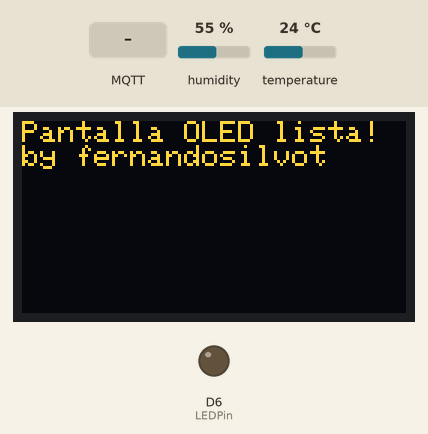
The sketch below on a simulated ESP8266 (NodeMCU). Shown: 128×64 one-colour display, output pins drawn as LEDs (lit = HIGH). Inputs (shaded band) come from the test bench; at power-on: temperature 24 °C, humidity 55 %. The OLED is the two-colour kind (top 16 rows yellow); WiFi joins after 1.5 s; servers stay silent unless stated; the local clock reads 2024-03-15 10:24:30 at power-on unless the sketch sets it; no MQTT or app messages arrive unless stated; what the sketch prints to the serial monitor is not drawn.

Above: at 8.4 s.
8.5 s: MQTT message "1" arrives on the first subscribed topic
At 9.2 s:
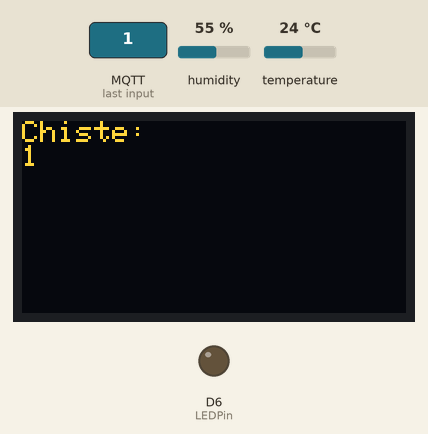
20.0 s: MQTT message "on" arrives on the first subscribed topic
At 20.4 s:
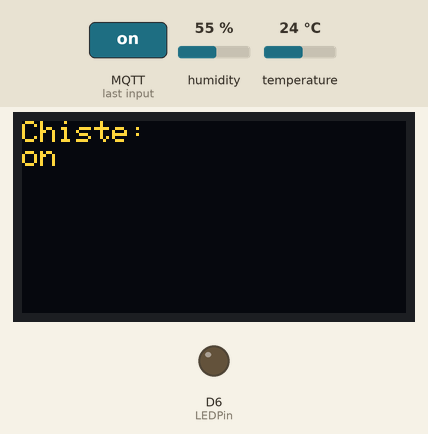
31.5 s: MQTT message "off" arrives on the first subscribed topic
At 32.7 s:
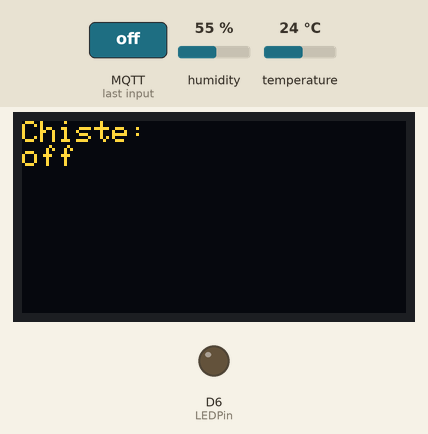
43.0 s: MQTT message "0" arrives on the second subscribed topic
At 43.9 s:
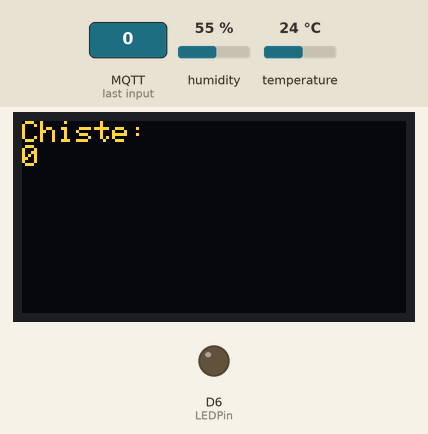
54.5 s: temperature set to 29.4 °C
61.2 s: temperature set to 30.6 °C
At 80.8 s:
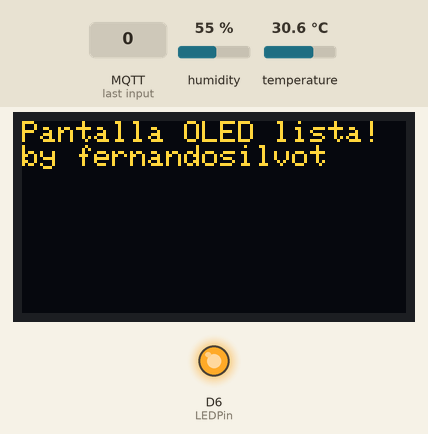
Timing chart, 0 to 81.5 s (numbered marks = the images above; inputs shaded):
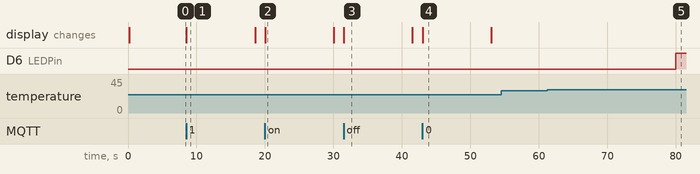

Measured:
- the behaviour switches between 30 and 30.1 °C on temperature (found by bisection; images 4 and 5)
- after the input at 8.5 s, the display: changes at once (image 1)
- after the input at 20.0 s, the display: changes at once (image 2)
- after the input at 31.5 s, the display: changes at once (image 3)
- after the input at 43.0 s, the display: changes at once (image 4)
- after the input at 54.5 s, every drawn part: stays the same
- after the input at 61.2 s, D6 (LEDPin): LOW → HIGH after 18.8 s
- what the display in image 1 shows lasts 10.1 s, from 8.5 s to 18.6 s

The sketch:

Main.ino
```cpp
#include <ESP8266WiFi.h>
#include <WiFiClientSecure.h>
#include <PubSubClient.h>
#include <ArduinoJson.h>
#include "DHT.h"
#include "env.h"
#include <Wire.h>
#include <Adafruit_GFX.h>
#include <Adafruit_SSD1306.h>
#include <ESP8266HTTPClient.h>

// Credenciales de la red WiFi
const char WIFI_SSID[] = "";      // Nombre de la red WiFi
const char WIFI_PASSWORD[] = "";  // Contraseña de la red WiFi

// Nombre del dispositivo en AWS
const char THINGNAME[] = "";

// Dirección del broker MQTT en AWS
const char MQTT_HOST[] = "xxxxxxxxxxx.iot.us-east-1.amazonaws.com";

// Tópicos MQTT para publicar y suscribirse
const char AWS_IOT_PUBLISH_TOPIC[] = "esp8266/pub";
const char AWS_IOT_SUBSCRIBE_TOPIC[] = "esp8266/sub";
const char AWS_IOT_JOKE_TOPIC[] = "esp8266/joke";

// Intervalo de publicación de datos (en milisegundos)
const long interval = 20000;

// Desfase horario desde UTC (en horas)
const int8_t TIME_ZONE = -3;

// Variable para almacenar el tiempo de la última publicación
unsigned long lastMillis = 0;

// Objeto WiFiClientSecure para la comunicación segura con AWS
WiFiClientSecure net;

// Certificados X.509 para autenticación con AWS IoT
BearSSL::X509List cert(cacert);
BearSSL::X509List client_crt(client_cert);
BearSSL::PrivateKey key(privkey);

// Instancia del cliente MQTT
PubSubClient client(net);

// Configuración del sensor DHT
uint8_t DHTPin = D8;         // Pin donde está conectado el sensor DHT
#define DHTTYPE DHT22        // Tipo de sensor (DHT22)
DHT dht(DHTPin, DHTTYPE);

// Variables para temperatura y humedad
float Temperature;
float Humidity;

// Configuración del LED
const uint8_t LEDPin = D6;
const float TempThreshold = 30.0; // Temperatura umbral para encender el LED

// Dimensiones de la pantalla OLED
#define SCREEN_WIDTH 128
#define SCREEN_HEIGHT 64

// Pines de conexión para la pantalla OLED
#define OLED_RESET -1 // Pin de reset (-1 si no se utiliza)
#define SDA_PIN D2
#define SCL_PIN D1

// Objeto para manejar la pantalla OLED
Adafruit_SSD1306 display(SCREEN_WIDTH, SCREEN_HEIGHT, &Wire, OLED_RESET);

// Variable para mostrar la respuesta de la IA en la pantalla OLED
String aiResponse = "";
unsigned long displayTime = 0; // Variable para controlar el tiempo de visualización

// Función para conectar al servidor NTP y establecer la hora del sistema
void NTPConnect() {
  Serial.print("Estableciendo hora usando SNTP");
  configTime(TIME_ZONE * 3600, 0, "pool.ntp.org", "time.nist.gov");
  time_t now = time(nullptr);
  while (now < 1510592825) {
    delay(500);
    Serial.print("...");
    now = time(nullptr);
  }
  Serial.println("¡Hora establecida!");
}

// Función para recibir mensajes MQTT (incluyendo el chiste)
void messageReceived(char *topic, byte *payload, unsigned int length) {
  Serial.print("Recibido [");
  Serial.print(topic);
  Serial.print("]: ");
  for (int i = 0; i < length; i++) {
    aiResponse += (char)payload[i];  // Guardar el chiste recibido
  }
  Serial.println(aiResponse);

  // Mostrar el chiste en la pantalla OLED
  display.clearDisplay();
  display.setCursor(0, 0);
  display.setTextSize(1);
  display.setTextColor(SSD1306_WHITE);
  display.println("Chiste:");
  display.println(aiResponse);  // Mostrar el chiste en la pantalla
  display.display();

  // Guardar el tiempo en el que se mostró el mensaje
  displayTime = millis();
}

// Función para conectar a AWS IoT Core utilizando MQTT
void connectAWS() {
  delay(3000);
  WiFi.mode(WIFI_STA);
  WiFi.begin(WIFI_SSID, WIFI_PASSWORD);

  Serial.println(String("Intentando conectar a SSID: ") + String(WIFI_SSID));

  // Esperar hasta que el WiFi esté conectado
  while (WiFi.status() != WL_CONNECTED) {
    Serial.print("...");
    delay(1000);
  }

  // Conectar al servidor NTP para obtener la hora correcta
  NTPConnect();

  // Establecer certificados para la conexión segura
  net.setTrustAnchors(&cert);
  net.setClientRSACert(&client_crt, &key);
  client.setServer(MQTT_HOST, 8883);
  client.setCallback(messageReceived);

  Serial.println("Conectando a AWS IoT");

  // Intentar conectar al cliente MQTT
  while (!client.connect(THINGNAME)) {
    Serial.print("...");
    delay(1000);
  }

  if (!client.connected()) {
    Serial.println("¡Tiempo de espera de AWS IoT!");
    return;
  }

  // Suscribirse a los tópicos MQTT
  client.subscribe(AWS_IOT_SUBSCRIBE_TOPIC);
  client.subscribe(AWS_IOT_JOKE_TOPIC);  // Suscripción al tópico del chiste
  Serial.println("¡Conectado a AWS IoT!");
}

// Función para publicar la temperatura y humedad en AWS IoT Core
void publishMessage() {
  // Leer la temperatura y humedad del sensor DHT
  Temperature = dht.readTemperature();
  Humidity = dht.readHumidity();

  // Verificar si las lecturas son válidas
  if (isnan(Temperature) || isnan(Humidity)) {
    Serial.println("¡Error al leer del sensor DHT!");
    return;
  }

  // Controlar el LED basado en la temperatura
  if (Temperature > TempThreshold) {
    digitalWrite(LEDPin, HIGH);
  } else {
    digitalWrite(LEDPin, LOW);
  }

  // Mostrar valores de temperatura y humedad en el monitor serial
  Serial.print("Temperatura: ");
  Serial.print(Temperature);
  Serial.print(" °C, Humedad: ");
  Serial.print(Humidity);
  Serial.println(" %");

  // Crear documento JSON con los datos de la temperatura y humedad
  StaticJsonDocument<200> doc;
  doc["time"] = millis();
  doc["temperature"] = Temperature;
  doc["humidity"] = Humidity;

  // Serializar el documento JSON en un buffer
  char jsonBuffer[200];
  serializeJson(doc, jsonBuffer);

  // Publicar el mensaje en el tópico MQTT
  client.publish(AWS_IOT_PUBLISH_TOPIC, jsonBuffer);
}

void setup() {
  Serial.begin(115200);
  delay(100);

  pinMode(DHTPin, INPUT);
  pinMode(LEDPin, OUTPUT);

  // Inicializar el sensor DHT
  Serial.println("Inicializando sensor DHT...");
  dht.begin();

  // Inicializar la pantalla OLED
  Wire.begin(SDA_PIN, SCL_PIN);
  if (!display.begin(SSD1306_PAGEADDR, 0x3C)) {
    Serial.println(F("Error al inicializar la pantalla OLED"));
    while (true);
  }
  display.clearDisplay();
  display.setTextSize(1);
  display.setTextColor(SSD1306_WHITE);
  display.setCursor(0, 0);
  display.println(F("Pantalla OLED lista! by fernandosilvot"));
  display.display();
  delay(2000);

  // Conectar a AWS IoT
  connectAWS();
}

void loop() {
  if (millis() - lastMillis > interval) {
    lastMillis = millis();
    if (client.connected()) {
      publishMessage();  // Publicar los datos
    } else {
      connectAWS();  // Reconectar si el cliente MQTT se desconectó
    }
  }
  client.loop();  // Mantener la conexión MQTT activa

  // Verificar si han pasado más de 5 segundos desde que se mostró el mensaje de la IA
  if (millis() - displayTime > 10000 && displayTime != 0) {
    display.clearDisplay();  // Borrar el mensaje después de 5 segundos
    display.setTextSize(1);
    display.setTextColor(SSD1306_WHITE);
    display.setCursor(0, 0);display.setTextSize(1);
    display.setTextColor(SSD1306_WHITE);
    display.setCursor(0, 0);
    display.println(F("Pantalla OLED lista! by fernandosilvot"));
    display.display();
    aiResponse = "";  // Limpiar la respuesta de la IA
    displayTime = 0;  // Resetear el temporizador
  }
}
```

env.h
```cpp
//Amazon trust services endpoint
static const char cacert[] PROGMEM = R"EOF(
-----BEGIN CERTIFICATE-----
-----END CERTIFICATE-----
)EOF";

//Device certificate
static const char client_cert[] PROGMEM = R"KEY(
-----BEGIN CERTIFICATE-----
-----END CERTIFICATE-----
)KEY";


//Private key file
static const char privkey[] PROGMEM = R"KEY(
-----BEGIN RSA PRIVATE KEY-----
-----END RSA PRIVATE KEY-----
)KEY";
```
